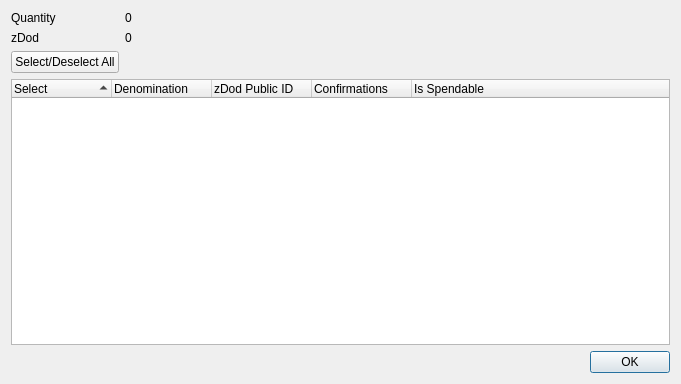
<?xml version="1.0" encoding="UTF-8"?>
<ui version="4.0">
 <class>ZDodControlDialog</class>
 <widget class="QDialog" name="ZDodControlDialog">
  <property name="geometry">
   <rect>
    <x>0</x>
    <y>0</y>
    <width>681</width>
    <height>384</height>
   </rect>
  </property>
  <property name="minimumSize">
   <size>
    <width>681</width>
    <height>384</height>
   </size>
  </property>
  <property name="windowTitle">
   <string>Select zDod to Spend</string>
  </property>
  <layout class="QGridLayout" name="gridLayout">
   <item row="0" column="0">
    <layout class="QFormLayout" name="formLayout">
     <property name="sizeConstraint">
      <enum>QLayout::SetDefaultConstraint</enum>
     </property>
     <item row="0" column="0">
      <widget class="QLabel" name="labelQuantity">
       <property name="text">
        <string>Quantity</string>
       </property>
      </widget>
     </item>
     <item row="0" column="1">
      <widget class="QLabel" name="labelQuantity_int">
       <property name="text">
        <string>0</string>
       </property>
      </widget>
     </item>
     <item row="1" column="0">
      <widget class="QLabel" name="labelZDod">
       <property name="text">
        <string>zDod</string>
       </property>
      </widget>
     </item>
     <item row="1" column="1">
      <widget class="QLabel" name="labelZDod_int">
       <property name="text">
        <string>0</string>
       </property>
      </widget>
     </item>
     <item row="2" column="0">
      <widget class="QPushButton" name="pushButtonAll">
       <property name="text">
        <string>Select/Deselect All</string>
       </property>
      </widget>
     </item>
    </layout>
   </item>
   <item row="1" column="0">
    <layout class="QVBoxLayout" name="verticalLayout">
     <item>
      <widget class="QTreeWidget" name="treeWidget">
       <property name="minimumSize">
        <size>
         <width>0</width>
         <height>250</height>
        </size>
       </property>
       <property name="alternatingRowColors">
        <bool>true</bool>
       </property>
       <property name="sortingEnabled">
        <bool>true</bool>
       </property>
       <property name="columnCount">
        <number>5</number>
       </property>
       <attribute name="headerDefaultSectionSize">
        <number>100</number>
       </attribute>
       <column>
        <property name="text">
         <string notr="true">Select</string>
        </property>
       </column>
       <column>
        <property name="text">
         <string notr="true">Denomination</string>
        </property>
       </column>
       <column>
        <property name="text">
         <string notr="true">zDod Public ID</string>
        </property>
       </column>
       <column>
        <property name="text">
         <string notr="true">Confirmations</string>
        </property>
       </column>
       <column>
        <property name="text">
         <string>Is Spendable</string>
        </property>
       </column>
      </widget>
     </item>
     <item>
      <widget class="QDialogButtonBox" name="buttonBox">
       <property name="orientation">
        <enum>Qt::Horizontal</enum>
       </property>
       <property name="standardButtons">
        <set>QDialogButtonBox::Ok</set>
       </property>
      </widget>
     </item>
    </layout>
   </item>
  </layout>
 </widget>
 <resources/>
 <connections>
  <connection>
   <sender>buttonBox</sender>
   <signal>accepted()</signal>
   <receiver>ZDodControlDialog</receiver>
   <slot>accept()</slot>
   <hints>
    <hint type="sourcelabel">
     <x>248</x>
     <y>254</y>
    </hint>
    <hint type="destinationlabel">
     <x>157</x>
     <y>274</y>
    </hint>
   </hints>
  </connection>
  <connection>
   <sender>buttonBox</sender>
   <signal>rejected()</signal>
   <receiver>ZDodControlDialog</receiver>
   <slot>reject()</slot>
   <hints>
    <hint type="sourcelabel">
     <x>316</x>
     <y>260</y>
    </hint>
    <hint type="destinationlabel">
     <x>286</x>
     <y>274</y>
    </hint>
   </hints>
  </connection>
 </connections>
</ui>
